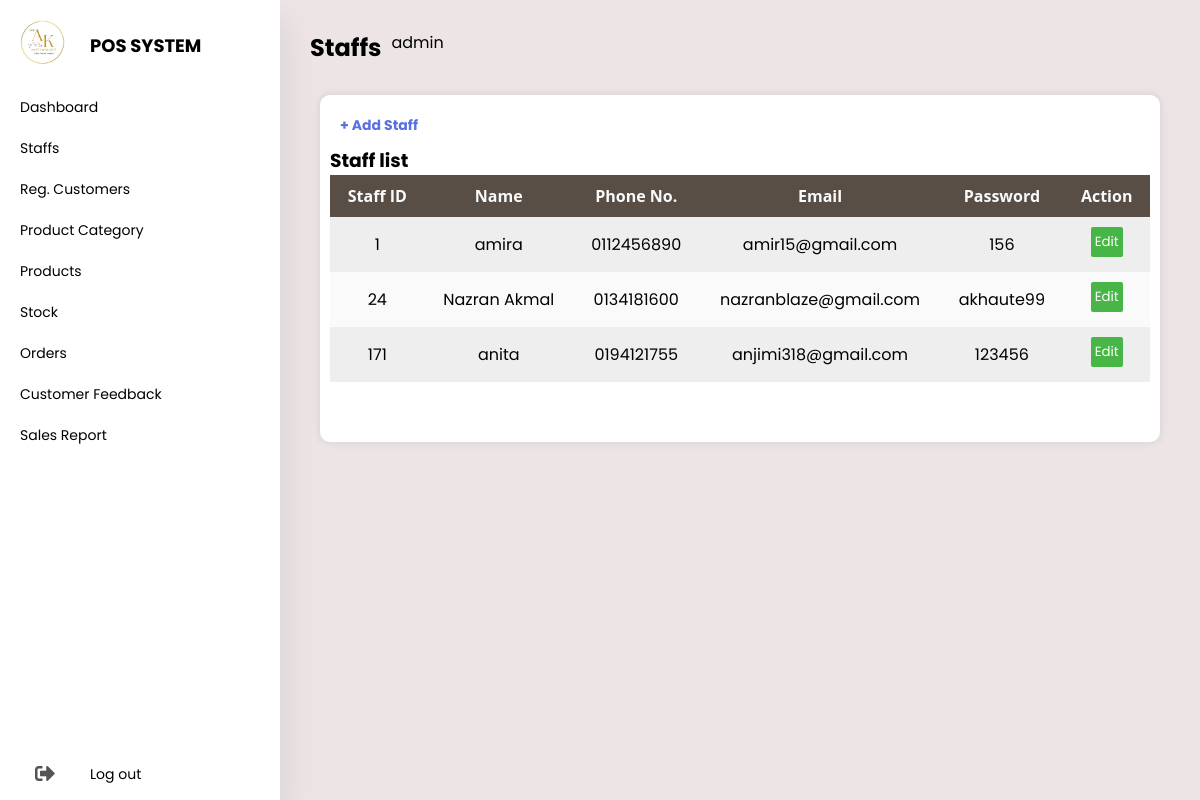
Page /staffPage.php on the committed database.
### tables this page shows
CREATE TABLE `cafe_staff` (
  `staff_id` int(100) NOT NULL,
  `staff_name` varchar(200) NOT NULL,
  `staff_phoneno` varchar(10) NOT NULL,
  `staff_email` varchar(200) NOT NULL,
  `staff_password` varchar(200) NOT NULL
);

### staffPage.php (the view, shortened to what this page needs)
<span style="font-family: verdana, geneva, sans-serif;">
    <!DOCTYPE html>
        <html lang="en">
        <head>
          <link rel="stylesheet" href="stylef.css" />
          <link rel="stylesheet" href="https://cdnjs.cloudflare.com/ajax/libs/font-awesome/5.15.4/css/all.min.css"/>
        </head>
        <body>
          <div class="container">
            <nav>
                <ul>
                  <li><a href="logocafe.jpeg" class="logo">
                    <img src="logocafe.jpeg" alt="AK">
                    <span class="nav-item">POS SYSTEM</span>
                  </a></li>
                  <li><a href="admin.php">
                    <span class="nav-item">Dashboard</span>
                  </a></li>
                  <li><a href="staffPage.php">
                      <span class="nav-item">Staffs</span>
                  </a></li>
                  <li><a href="customerPage.php">
                    <span class="nav-item">Reg. Customers</span>
                  </a></li>
                  <li><a href="categoryPage.php">
                  <span class="nav-item">Product Category</span>
                    </a></li>
                  <li><a href="productPage.php">
                    <span class="nav-item">Products</span>
                  </a></li>
                  <li><a href="stock.php">
                    <span class="nav-item">Stock</span>
                  </a></li>
                  <li><a href="orderPage.php">
                    <span class="nav-item">Orders</span>
                  </a></li>
                  <li><a href="feedbackReviews.php">
                      <span class="nav-item">Customer Feedback</span>
                  </a></li>
                  <li><a href="salesReport.php">
                    <span class="nav-item">Sales Report</span>
                  </a></li>
                  <li><a href="homeadmin.html" class="logout">
                    <i class="fas fa-sign-out-alt"></i>
                    <span class="nav-item">Log out</span>
                  </a></li>
                </ul>
              </nav>
            </div>
            <div class="container2nd">
            <section class="main">
            <div class="main-top" >
                <h1 style="margin-right:10px; margin-left:-30px; margin-top:-40px;">Staffs</h1> <p style="margin-right:1200px; margin-top:-40px;">admin</p>
            </div>
            </section>
            <div class="tableStaff">
              <strong><a class="btn btn-secondary" style="color: rgb(89, 112, 227); box-sizing: 20px" href="addStaff.php" role="button">+ Add Staff</a></strong>
                <h3>Staff list</h3>
                <table class="table1">
                  <thead>
                    <tr>
                      <th class="text-center">Staff ID</th>
                      <th class="text-center">Name</th>
                      <th class="text-center">Phone No.</th>
                      <th class="text-center">Email</th>
                      <th class="text-center">Password</th>
                      <th class="text-center" colspan="2">Action</th>
                    </tr>
                  </thead>
                  <tr>
                  <?php
                    $pdo = new PDO('mysql:host=localhost;dbname=akcafe', 'root', '');
                    $stmt = $pdo->query('SELECT * FROM cafe_staff');
                    while ($row = $stmt->fetch(PDO::FETCH_ASSOC)) {
                        echo "<tr>";
                        echo "<td>{$row['staff_id']}</td>";
                        echo "<td>{$row['staff_name']}</td>";
                        echo "<td>{$row['staff_phoneno']}</td>";
                        echo "<td>{$row['staff_email']}</td>";
                        echo "<td>{$row['staff_password']}</td>";
                         echo "<td>";
                         echo "<form action='editStaff.php' method='post'>";
                         echo "<button type='submit' class='btn btn-primary' style='height:30px; background-color:rgb(71, 182, 71); padding: 4px; border-radius: 2px; color: white; margin-bottom:5px;'>Edit</button>";
                         echo "</form>";
                         echo "</td>";
                         echo "</tr>";
                     }
                    ?>
                </table>
            </div>
        </div>
        </body>
      </html>
    </span>

### stylef.css (style rules this page uses)
* { margin: 0; padding: 0; outline: none; border: none; text-decoration: none; box-sizing: border-box; font-family: "Poppins", sans-serif; }
body { background: #EDE5E5; }
.container { display: flex; }
.container2nd { position:fixed; top: 0; bottom: 0; left: 0; width: 80%; margin-left: 300px; }
.tableStaff { position: fixed; width: 70%; margin-top: 5px; margin-left: 50px; background: #fff; text-align:justify; border-radius: 10px; padding: 10px; box-shadow: 0 20px 35px rgba(0, 0, 0, 0.1); }
.table1 { width: 100%; border-collapse: collapse; border-spacing: 0; border-radius: 12px 12px 0 0; margin-bottom: 50px; }
td,th { padding: 10px 16px; text-align: center; }
th { background-color: #584e46; color: #fafafa; font-family: 'Open Sans', Sans-serif; font-weight: bold; }
tr { width: 100%; background-color: #fafafa; font-family: 'Montserrat', sans-serif; }
tr:nth-child(even) { background-color: #eeeeee; }
nav { position: relative; top: 0; bottom: 0; height: 100vh; left: 0; background: #fff; width: 280px; overflow: hidden; box-shadow: 0 20px 35px rgba(0, 0, 0, 0.1); }
.logo { text-align: center; display: flex; margin: 10px 0 0 10px; }
.logo img { width: 45px; height: 45px; border-radius: 50%; }
.logo span { font-weight: bold; padding-left: 15px; font-size: 18px; text-transform: uppercase; }
a { position: relative; color: rgb(85, 83, 83); font-size: 14px; display: table; width: 280px; padding: 10px; }
nav .fas { position: relative; width: 70px; height: 40px; top: 14px; font-size: 20px; text-align: center; }
.nav-item { position: relative; top: 12px; margin-left: 10px; color: #000; }
.logout { position: absolute; bottom: 0; }
.main { position: relative; padding: 20px; width: 100%; }
.main-top { display: flex; width: 100%; }

### staffPage.php (style rules this page uses)
.container2nd { margin-left: 300px; margin-top: 30px; padding: 20px; height: 80vh; overflow: hidden; position: fixed; }
.tableStaff { width: 70%; box-shadow: 0 0 10px rgba(0, 0, 0, 0.1); height: auto; overflow-y: scroll; margin-left: auto; }
.tableStaff { -ms-overflow-style: none; scrollbar-width: none; }

### rows in the picture
cafe_staff: staff_id "1", staff_name "amira", staff_phoneno "0112456890", staff_email "amir15@gmail.com", staff_password "156"
cafe_staff: staff_id "24", staff_name "Nazran Akmal", staff_phoneno "0134181600", staff_email "nazranblaze@gmail.com", staff_password "akhaute99"
cafe_staff: staff_id "171", staff_name "anita", staff_phoneno "0194121755", staff_email "anjimi318@gmail.com", staff_password "123456"
